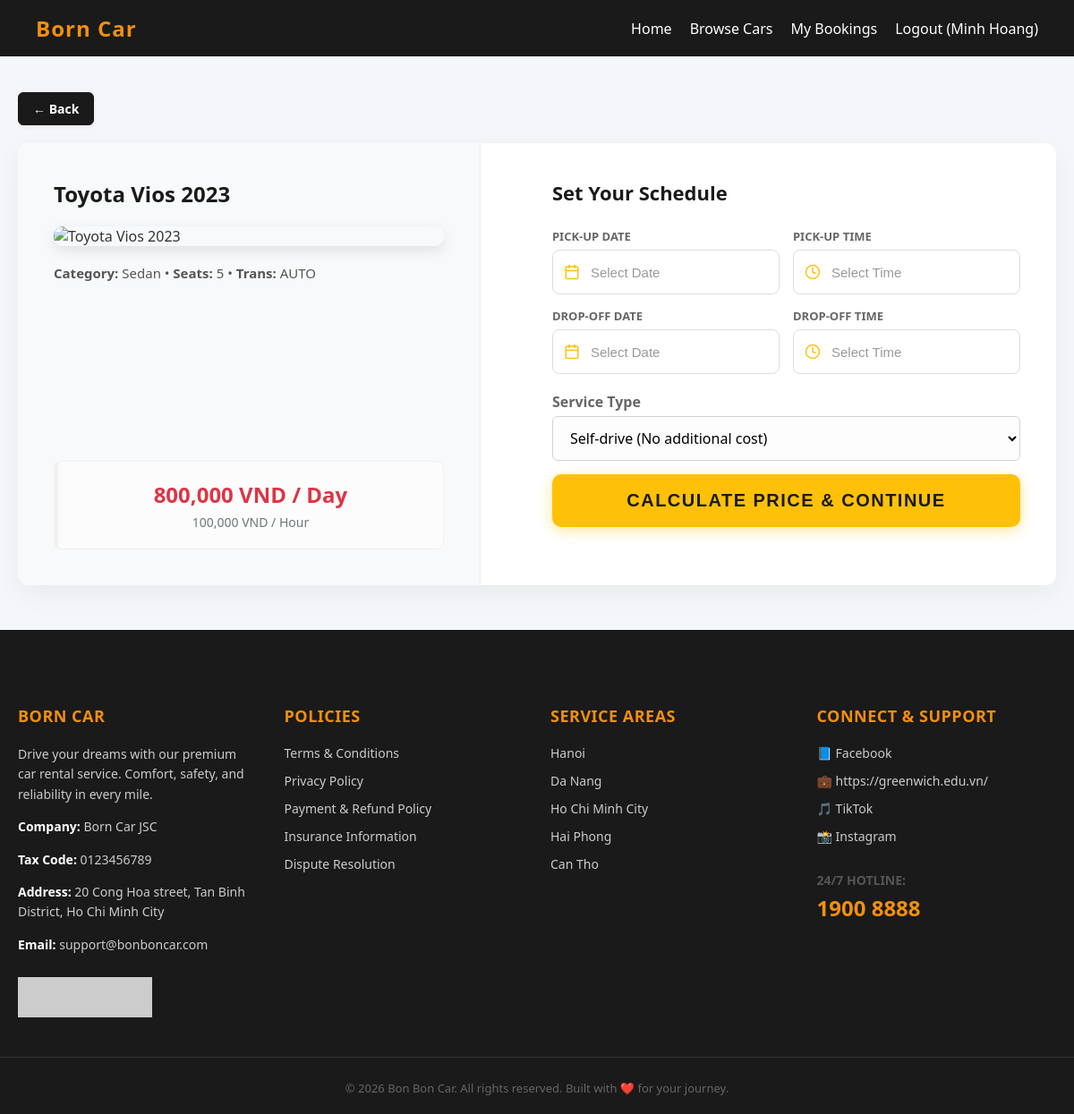
Page /index.php?action=book_form&car_id=5 (signed in) on the committed database.
### tables this page shows
CREATE TABLE `cars` (
  `id` int(11) NOT NULL,
  `model_name` varchar(150) NOT NULL,
  `category` varchar(50) NOT NULL,
  `seats` int(11) NOT NULL,
  `fuel_type` varchar(50) NOT NULL,
  `transmission` enum('auto','manual') NOT NULL,
  `price_per_day` decimal(12,2) NOT NULL,
  `price_per_hour` decimal(12,2) NOT NULL,
  `image_url` varchar(255) DEFAULT NULL,
  `description` text DEFAULT NULL,
  `is_available` tinyint(1) DEFAULT 1,
  `created_at` timestamp NOT NULL DEFAULT current_timestamp(),
  `district` varchar(100) NOT NULL DEFAULT '',
  `address` varchar(255) NOT NULL DEFAULT ''
);

### datafunctions/car_functions.php (called while the page is built, shortened)
<?php
function getCarById(PDO $db, int $car_id): array
{
    try {
        $sql = "SELECT id, model_name, category, seats, fuel_type, transmission, price_per_day, price_per_hour, image_url, description, is_available
                FROM cars
                WHERE id = :id";
        $stmt = $db->prepare($sql);
        $stmt->execute([':id' => $car_id]);
        $car = $stmt->fetch();
        if ($car) {
            return [
                'success' => true,
                'data'    => $car,
                'message' => 'Car retrieved successfully.'
            ];
        } else {
            return [
                'success' => false,
                'data'    => null,
                'message' => 'Car not found.'
            ];
        }
    } catch (PDOException $e) {
        error_log("getCarById Error: " . $e->getMessage());
        return [
            'success' => false,
            'data'    => null,
            'message' => 'System error while retrieving car details.'
        ];
    }
}

### views/pages/book_form.php (the view, shortened to what this page needs)
<!DOCTYPE html>
<html lang="en">
<head>
    <link rel="stylesheet" href="css/style.css">
    <link rel="stylesheet" href="https://cdn.jsdelivr.net/npm/flatpickr/dist/flatpickr.min.css">
    <link rel="stylesheet" href="https://cdn.jsdelivr.net/npm/flatpickr/dist/plugins/monthSelect/style.css">
</head>
<body>
    <div class="navbar">
        <div class="logo"><strong>Born Car</strong></div>
        <div class="nav-links">
            <a href="index.php?action=home">Home</a>
            <a href="index.php?action=browse_cars">Browse Cars</a>
            <?php if (isset($_SESSION['user'])): ?>
                <a href="index.php?action=my_bookings">My Bookings</a>
                <a href="index.php?action=logout">Logout (<?= htmlspecialchars($_SESSION['user']['fullname']) ?>)</a>
            <?php endif; ?>
        </div>
    </div>
    <div class="container">
        <a href="index.php?action=car_detail&id=<?= htmlspecialchars($car['id']) ?>" class="btn-back" onclick="if (window.history.length > 1) { event.preventDefault(); window.history.back(); }">&larr; Back</a>
        <div class="booking-wrapper">
            <div class="car-summary-col">
                <h2><?= htmlspecialchars($car['model_name']) ?></h2>
                <img
                    src="<?= !empty($car['image_url']) ? htmlspecialchars($car['image_url']) : 'https://images.unsplash.com/photo-1494976388531-d1058494cdd8?auto=format&fit=crop&w=600&q=80' ?>"
                    alt="<?= htmlspecialchars($car['model_name']) ?>"
                    onerror="this.src='https://images.unsplash.com/photo-1494976388531-d1058494cdd8?auto=format&fit=crop&w=600&q=80'">
                <div class="btn-inforcar">
                    <strong>Category:</strong> <?= htmlspecialchars($car['category']) ?> &bull;
                    <strong>Seats:</strong> <?= htmlspecialchars($car['seats']) ?> &bull;
                    <strong>Trans:</strong> <?= strtoupper(htmlspecialchars($car['transmission'])) ?>
                </div>
                <div class="price-box">
                    <div class="day-rate"><?= number_format($car['price_per_day'], 0, '.', ',') ?> VND / Day</div>
                    <div class="hour-rate"><?= number_format($car['price_per_hour'], 0, '.', ',') ?> VND / Hour</div>
                </div>
            </div>
            <div class="booking-form-col">
                <h3>Set Your Schedule</h3>
                <form id="bookingForm" method="POST" action="index.php?action=book_preview">
                    <div class="booking-schedule-grid">
                        <div class="schedule-item">
                            <label>Pick-up Date</label>
                            <div class="input-wrapper">
                                <input type="text" id="pickup_date_display" class="schedule-input" placeholder="Select Date" readonly>
                            </div>
                        </div>
                        <div class="schedule-item relative-parent">
                            <label>Pick-up Time</label>
                            <div class="input-wrapper" id="pickup-time-wrapper" style="cursor: pointer;">
                                <svg xmlns="http://www.w3.org/2000/svg" width="20" height="20" viewBox="0 0 24 24" fill="none" stroke="currentColor" stroke-width="2" stroke-linecap="round" stroke-linejoin="round" class="input-icon">
                                    <circle cx="12" cy="12" r="10"></circle>
                                    <polyline points="12 6 12 12 16 14"></polyline>
                                </svg>
                                <input type="text" id="pickup_time_display" class="schedule-input" placeholder="Select Time" readonly style="pointer-events: none;">
                            </div>
                        </div>
                        <div class="schedule-item">
                            <label>Drop-off Date</label>
                            <div class="input-wrapper">
                                <input type="text" id="dropoff_date_display" class="schedule-input" placeholder="Select Date" readonly>
                            </div>
                        </div>
                        <div class="schedule-item relative-parent">
                            <label>Drop-off Time</label>
                            <div class="input-wrapper" id="dropoff-time-wrapper" style="cursor: pointer;">
                                <svg xmlns="http://www.w3.org/2000/svg" width="20" height="20" viewBox="0 0 24 24" fill="none" stroke="currentColor" stroke-width="2" stroke-linecap="round" stroke-linejoin="round" class="input-icon">
                                    <circle cx="12" cy="12" r="10"></circle>
                                    <polyline points="12 6 12 12 16 14"></polyline>
                                </svg>
                                <input type="text" id="dropoff_time_display" class="schedule-input" placeholder="Select Time" readonly style="pointer-events: none;">
                            </div>
                        </div>
                    </div>
                    <div class="form-group service-type-group">
                        <label for="service_type">Service Type</label>
                        <select id="service_type" name="service_type" class="form-control" required>
                            <option value="self-drive">Self-drive (No additional cost)</option>
                        </select>
                    </div>
                    <button type="submit" class="btn-submit">Calculate Price & Continue</button>
                </form>
            </div>
        </div>
    </div>
    <?php include __DIR__ . '/../layouts/footer.php'; ?>
</body>
</html>

### rows in the picture
cars: model_name "Toyota Vios 2023", category "Sedan", seats "5", transmission "AUTO", price_per_day "800,000", price_per_hour "100,000"

### other values in the picture
$_SESSION['user']['fullname'] "Minh Hoang"
